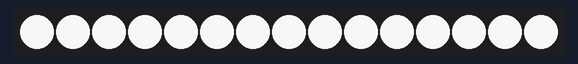
Simulated run of this program. Board: CircuitPython board. Shown: 15 RGB LEDs in strip order, left to right. Random numbers come from a fixed seed. At 5.2 s the program ends and the board releases its pins; the recording ends there.

Above: at 0.1 s.
At 1.07 s:
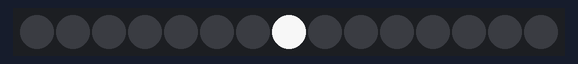
At 1.75 s:
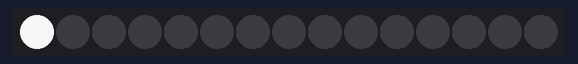
At 2.58 s:
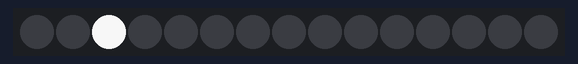
At 3.46 s:
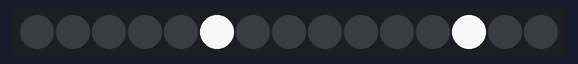
At 5.15 s:
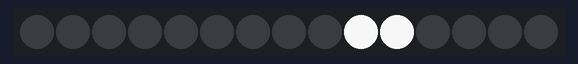

The program:

LED_display.py
```python
##remember to sudo pip3 install rpi_ws281x adafruit-circuitpython-neopixel
##before running this on the pi.

import time
import board
import neopixel
import random

pixel_pin = board.D18
num_pixels = 15
pixels = neopixel.NeoPixel(pixel_pin, num_pixels, brightness=0.9, auto_write = False)
d_blue  = (105, 142, 191)
l_blue  = ( 13, 196, 217)
l_purple= (126,  86, 166)
d_purple= (113, 104, 166)
white   = (255, 255, 255)
color_dict = {0: white, 1: d_blue, 2: l_blue, 3: d_purple, 4: l_purple}


def recog_flash(wait, num_flashes, color):
    for x in range(num_flashes):
        for y in range(0, 255, 1):
            pixels.fill(color_dict[color])
            pixels.show()
            time.sleep(wait/510.0)
        for y in range(255, 0, -1):
            pixels.fill(color_dict[color])
            pixels.show()
            time.sleep(wait/510.0)
    nimbus_refresh()

def thinking_animation(wait, color):
    prev_led = num_pixels + 1
    for x in range(num_pixels * 2):
        rand_led = random.randint(0, num_pixels - 1)
        while(rand_led == prev_led):
            rand_led = random.randint(0, num_pixels - 1)
        rand_color = random.randint(1, 4)
        #pixels[rand_led] = color_dict[rand_color]
        pixels[rand_led] = color_dict[color]
        pixels.show()
        time.sleep(wait / (num_pixels * 2.0))
        nimbus_refresh()

def nimbus_cycle(num_cycles, color):
    for x in range(num_cycles):
        top_led = 14
        for y in range(1, 10, 2):
            pixels[y] = color_dict[color]
            pixels[top_led] = color_dict[color]
            pixels.show()
            top_led -= 1
            time.sleep(.075)
            nimbus_refresh()


def nimbus_refresh():
    pixels.fill((0,0,0))
    pixels.show()


def nimbus_call(color):
    recog_flash(.01, 2, color)
    thinking_animation(2, color)
    nimbus_cycle(6, color)

def main():
    nimbus_call(0)
    nimbus_refresh()

if __name__ == '__main__':
    main()
```
